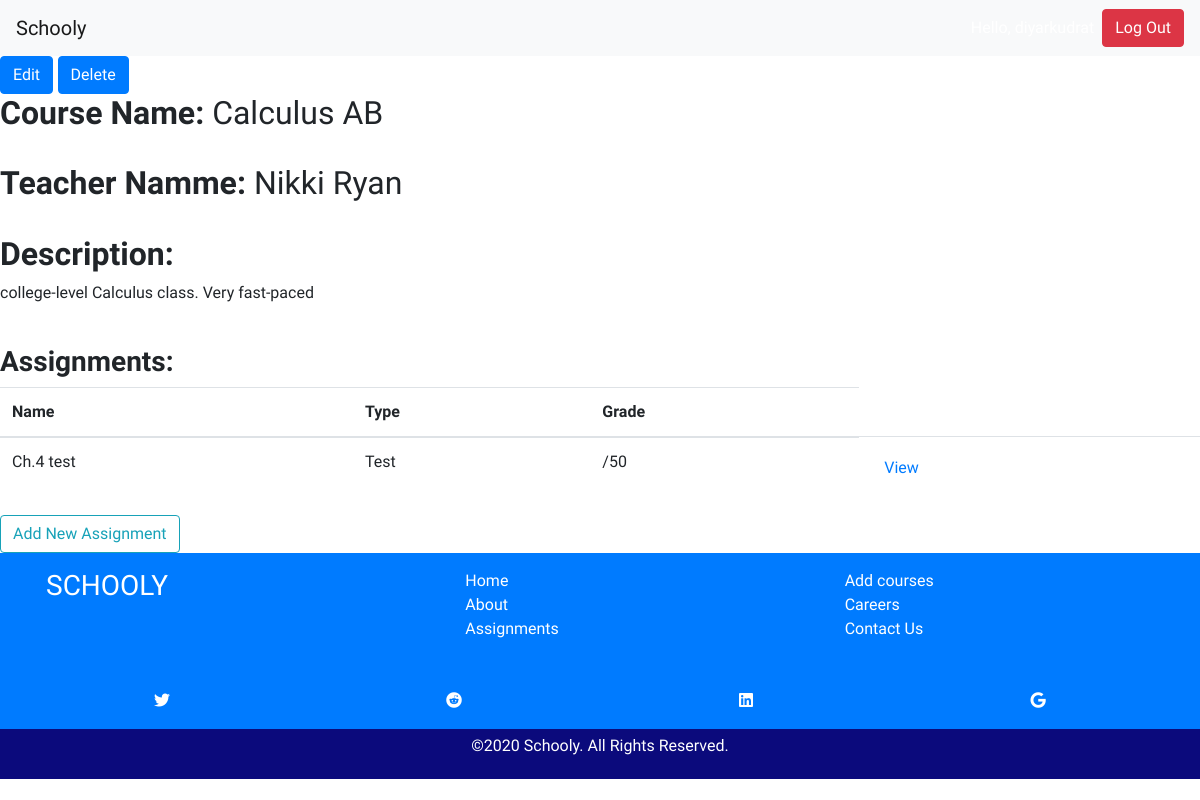
Screenshot of /courses/3/ (signed in) with the database file from the repository.
### classes/models.py (models this page shows, shortened)
class Course(models.Model):
    course_name = models.CharField(max_length=150)
    slug = models.CharField(max_length=30, blank=True, editable=False,
                            help_text="Unique URL path to access this page. Generated by the system.")
    course_teacher = models.CharField(max_length=150, null=True)
    description = models.CharField(max_length=250)
    assigments = models.ManyToManyField(Assignment, blank=True, null=True, related_name="course_assignments")

class Assignment(models.Model):
    name = models.CharField(max_length=50)
    slug = models.CharField(max_length=30, blank=True, editable=False,
                            help_text="Unique URL path to access this page. Generated by the system.")
    description = models.CharField(max_length=250)
    course = models.ForeignKey('Course', on_delete=models.CASCADE, blank=True, null=True)
    assignment_type = models.CharField(max_length=30, choices=ASSIGNMENT_TYPES, blank=True)
    total_points = models.PositiveIntegerField(blank=True, null=True, default=0)
    assigned_date = models.DateField(blank=True, null=True)
    due_date = models.DateField(blank=True, null=True)

### classes/views.py (the view)
# urls.py: path('courses/<int:pk>/', views.CourseDetailView.as_view(), name='course-detail-page'),
@method_decorator([login_required], name='dispatch')
class CourseDetailView(View):
    def get(self, request, *args, **kwargs):
        course = get_object_or_404(Course, pk=kwargs['pk'])
        specific_assignments = Assignment.objects.filter(course=course)
        context = {'course': course, 'specific_assignments': specific_assignments}
        return render(request, 'course_detail.html', context)

### classes/templates/course_detail.html
{% extends 'base.html' %}
{% block content %}
<a class="btn btn-primary" href="{% url 'edit-course-page' course.id %}" role="button">Edit</a>
<a class="btn btn-primary" href="{% url 'course-delete-page' course.id %}"  role="button">Delete</a>
<h2><b>Course Name:</b> {{ course.course_name }}</h2><br>
<h2><b>Teacher Namme: </b> {{ course.course_teacher }}</h2><br>
<h2><b>Description:</b></h2>
  <p>{{ course.description }}</p><br>
<h3><b>Assignments: </b></h3>
    <table class="table">
      <thead>
        <tr>
          <th scope="col">Name</th>
          <th scope="col">Type</th>
          <th scope="col">Grade</th>
        </tr>
      </thead>
      <tbody>
        {% for specific_assignment in specific_assignments %}
        <tr>
          <td href="#">{{ specific_assignment.name }}</td>
          <td>{{ specific_assignment.assignment_type }}</td>
          <td>/{{ specific_assignment.total_points }}</td>
          <td><a class="btn btn-link" href="{% url 'assignment-detail-page' specific_assignment.slug %}" role="button">View</a></td>
        </tr>
        {% endfor %}
      </tbody>
    </table>
<a class="btn btn-outline-info" href="{% url 'assignment-create-page' %}" role="button">Add New Assignment</a>
{% endblock %}

### classes/templates/base.html (style rules this page uses)
* { font-family: 'Quicksand', sans-serif; }

### rows the page displays
Course: course_name "Calculus AB", course_teacher "Nikki Ryan", description "college-level Calculus class. Very fast-paced"
Assignment: name "Ch.4 test", assignment_type "Test", total_points "50"
